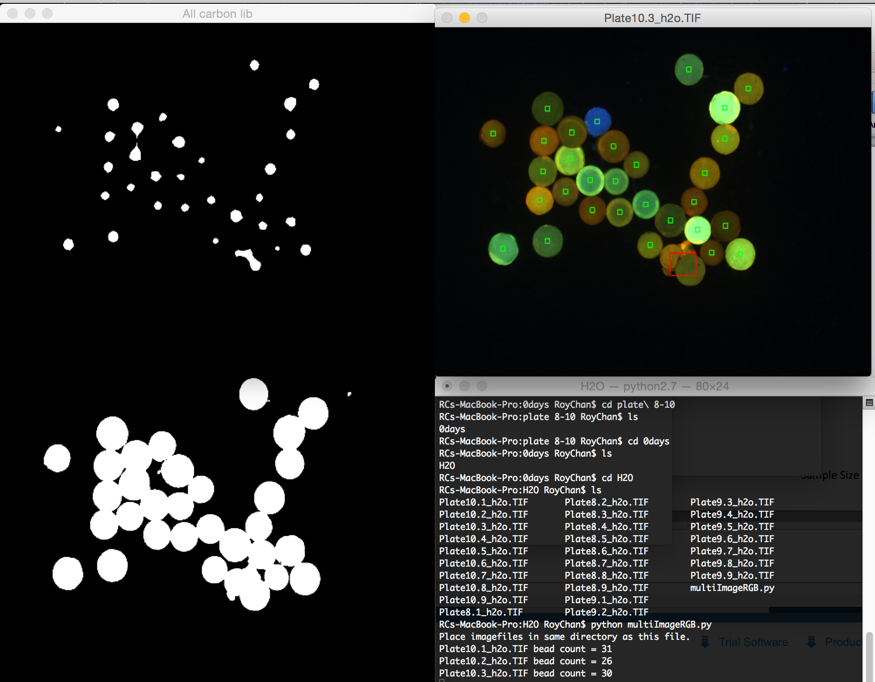
#> input picture allcarbonlib.png, 875 x 682 px
$ python pickbeadcsv.py ../allcarbonlib.png ../beadoverlap.png   (Python 2 division)   (older library calls are emulated)
#> lines starting #> are read from the running program, lines starting #| are printed output that depends on the picture; after the words box and inside, x2 and y2 are one past the last pixel; in counts of white or black regions, pixels touching at a corner belong together
#Instructions: OpenCV3 installation required
#Put 2 ODF images in same folder
#input in command line: python pickbead.py firstImageName.TIF secondImageName.TIF
#Data will be saved in .csv file

import sys
sys.path.append('/usr/local/Cellar/opencv/2.4.11_1/lib/python2.7/site-packages')
import numpy as np
import cv2
import copy
import csv

BEAD_AREA_BEFORE = 50
BEAD_AREA_AFTER = 50

#input in command line: python pickbead.py firstImage.TIF secondImage.TIF
if len(sys.argv) == 1:
	img =cv2.imread('YYYYbefore.TIF')
	img2 =  cv2.imread("YYYYafter.TIF")
else:
	img =cv2.imread(str(sys.argv[1]))
#> img is the input picture: shape (682, 875, 3); mean B, G, R 36.8, 39.5, 38.2
	img2 =  cv2.imread(str(sys.argv[2]))
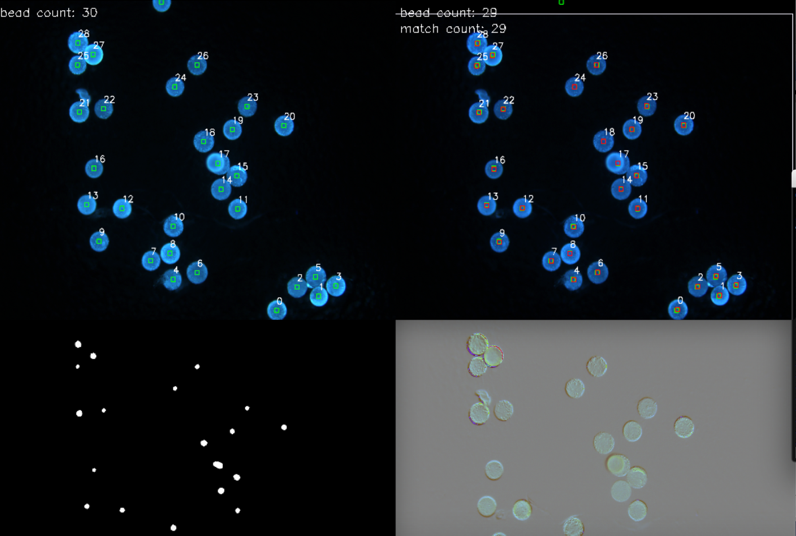
#> input picture beadoverlap.png, 796 x 536 px
#> img2 is the input picture: shape (536, 796, 3); mean B, G, R 38.6, 34.4, 29.2

img_gray = cv2.cvtColor(img, cv2.COLOR_BGR2GRAY)


img2_gray = cv2.cvtColor(img2,cv2.COLOR_BGR2GRAY)

####This part aligns images

# Find size of image1
sz = img.shape
#> sz = (682, 875, 3)

# Define the motion model
warp_mode = 0 #warp_mode == cv2.MOTION_TRANSLATION

# Define 2x3 or 3x3 matrices and initialize the matrix to identity
if warp_mode == 3: #warp_mode == cv2.MOTION_HOMOGRAPHY
	warp_matrix = np.eye(3, 3, dtype=np.float32)
else :
	warp_matrix = np.eye(2, 3, dtype=np.float32)

# Specify the number of iterations.
number_of_iterations = 5000;


# Specify the threshold of the increment
# in the correlation coefficient between two iterations
termination_eps = 1e-10;

# Define termination criteria
criteria = (cv2.TERM_CRITERIA_EPS | cv2.TERM_CRITERIA_COUNT, number_of_iterations,  termination_eps)

# Run the ECC algorithm. The results are stored in warp_matrix. (only works in opencv3)
(cc, warp_matrix) = cv2.findTransformECC (img_gray,img2_gray,warp_matrix, warp_mode, criteria)
#> cc = 0.126; warp_matrix = [[1, 0, -42.58], [0, 1, -9.61]]

#make a copy of image2 for grey bounding box to show translation
img2boxed = img2.copy()
cv2.rectangle(img2boxed, (0,0), (img2boxed.shape[1]-2,img2boxed.shape[0]-2),(255,240,245),2)
#> img2boxed: shape (536, 796, 3); 1.55% of pixels changed, all inside (x1, y1, x2, y2) = (0, 0, 796, 536)

if warp_mode == cv2.MOTION_HOMOGRAPHY :
	# Use warpPerspective for Homography
	img2_aligned = cv2.warpPerspective (img2, warp_matrix, (sz[1],sz[0]), flags=cv2.INTER_LINEAR + cv2.WARP_INVERSE_MAP)

else :
	# Use warpAffine for Translation, Euclidean and Affine
	img2_aligned = cv2.warpAffine(img2, warp_matrix, (sz[1],sz[0]), flags=cv2.INTER_LINEAR + cv2.WARP_INVERSE_MAP)
	img2_alignedboxed = cv2.warpAffine(img2boxed, warp_matrix, (sz[1],sz[0]), flags=cv2.INTER_LINEAR + cv2.WARP_INVERSE_MAP) #boxed image2 to show translation


img2_aligned_gray = cv2.cvtColor(img2_aligned,cv2.COLOR_BGR2GRAY)

##### End of image alignment ######

img1prestine = img.copy()
img2alignedprestine = img2_aligned.copy()

####this part creates gray difference image####
img128first = img.copy()
img128second = img2_aligned.copy()
difference128 = img128first - img128second +128
resizedX = cv2.resize(difference128,(500,400))
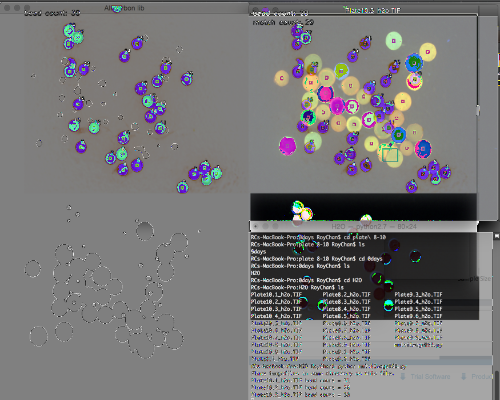
#> resizedX: shape (400, 500, 3); mean B, G, R 119.6, 119, 120.2
cv2.imshow('difference image', resizedX)
cv2.moveWindow('difference image',500,400)
###end of grey image creation####

#####This part picks out bead centers for first image####
ret, thresh = cv2.threshold(img_gray,0,255,cv2.THRESH_BINARY+cv2.THRESH_OTSU)
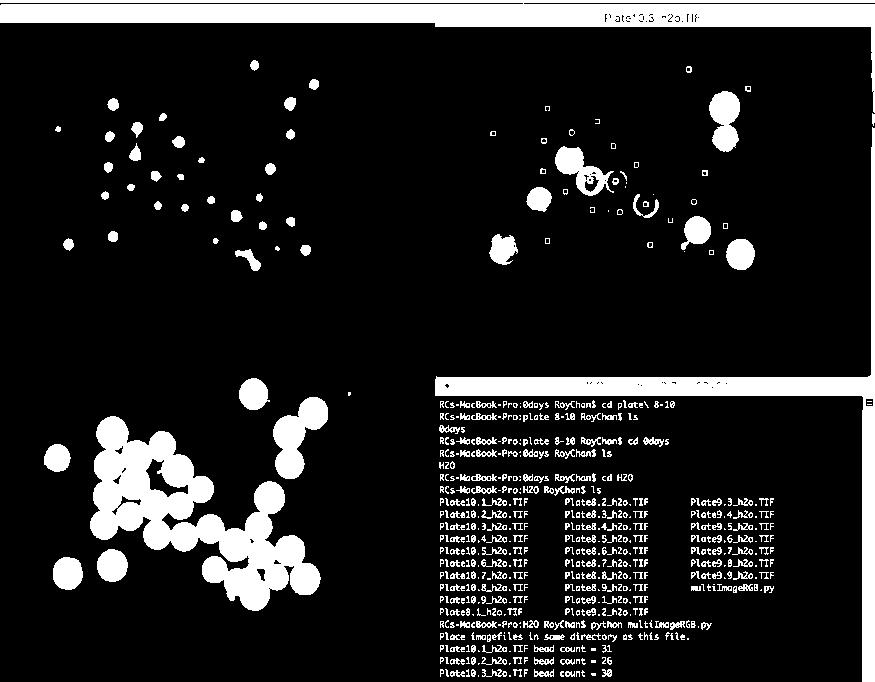
#> thresh: shape (682, 875); 13.4% white; 657 white regions (340 under 20 px), largest, box (x1, y1, x2, y2) and area: (0, 0, 875, 113) 21147, (90, 416, 321, 611) 17642, (435, 127, 875, 682) 12957
#> ret = 112

# noise removal
kernel = np.ones((3,3),np.uint8)
noiselessimg = cv2.morphologyEx(thresh,cv2.MORPH_OPEN,kernel, iterations = 2)
#> noiselessimg: shape (682, 875); 10.6% white; 47 white regions, largest, box (x1, y1, x2, y2) and area: (0, 4, 875, 91) 18231, (90, 416, 320, 611) 17595, (435, 128, 875, 399) 9320

# sure background area
#sure_bg = cv2.dilate(noiselessimg,kernel,iterations=3)

# Finding sure foreground area
#dist_transform = cv2.distanceTransform(noiselessimg,cv2.DIST_L2,5)
dist_transform = cv2.distanceTransform(noiselessimg,2,5)
ret, sure_fg = cv2.threshold(dist_transform,0.7*dist_transform.max(),255,0)
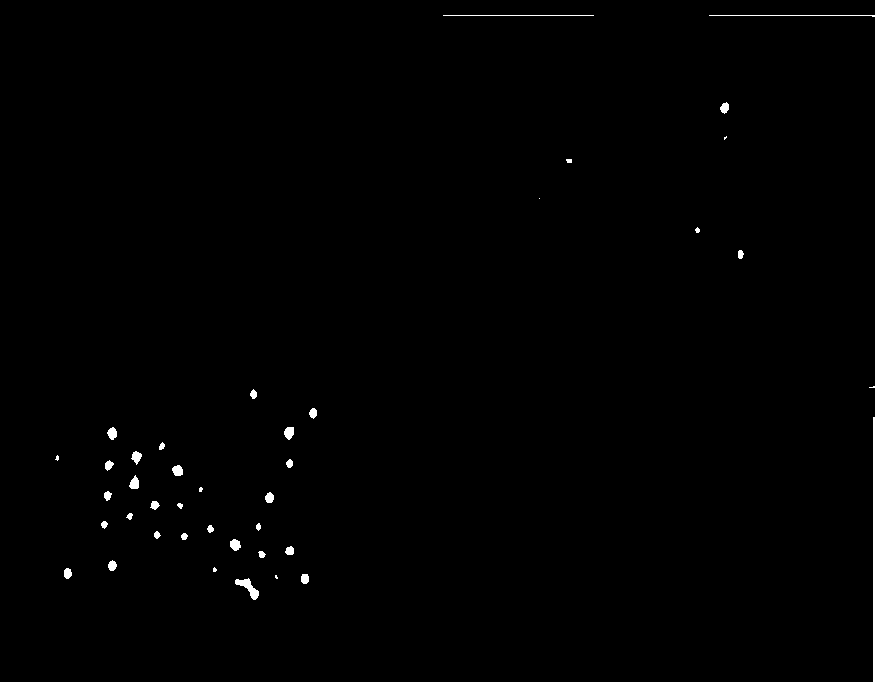
#> sure_fg: shape (682, 875) float32; 0.48% white; 41 white regions (7 under 20 px), largest, box (x1, y1, x2, y2) and area: (873, 417, 875, 682) 530, (235, 578, 259, 600) 211, (709, 15, 875, 17) 169
#> ret = 11.33

# Finding unknown region
sure_fg = np.uint8(sure_fg)
#> sure_fg: shape (682, 875); 0.48% white; 41 white regions (7 under 20 px)
sure_fg_copy = copy.deepcopy(sure_fg)
#unknown = cv2.subtract(sure_bg,sure_fg)

_, contours, hierarchy = cv2.findContours( sure_fg_copy,cv2.RETR_LIST, cv2.CHAIN_APPROX_SIMPLE)
#> contours = 41 contours, 12 with area under 20; largest, box (x1, y1, x2, y2) and area: (873, 417, 875, 682) 264, (235, 578, 259, 600) 178, (284, 427, 294, 440) 84, (230, 539, 241, 551) 80, (129, 475, 139, 489) 79
#print("count =%i", len(contours))

beadcountbefore = 0
for i, contour in enumerate(contours):
	if cv2.contourArea(contour) > BEAD_AREA_BEFORE :
	   #area = cv2.contourArea(contour)
	   #print("area =%i", area)
	   M = cv2.moments(contour)
	   #calculate centroid
	   #http://opencv-python-tutroals.readthedocs.org/en/latest/py_tutorials/py_imgproc/py_contours/py_contour_features/py_contour_features.html
	   cx = int(M['m10']/M['m00'])
	   cy = int(M['m01']/M['m00'])
	   #print("x= %i, y= %i", cx, cy)
	   cv2.rectangle(img, (cx-7, cy-7), (cx+7, cy+7), (0, 255, 0), 2)
	   cv2.rectangle(img2_alignedboxed, (cx-7, cy-7), (cx+7, cy+7), (0, 255, 0), 2)
	   beadcountbefore += 1
#> this loop made 41 passes
#> (contour, cx, cy) on pass 30: ([[873, 417], [873, 681], [874, 681], [874, 417]], 873, 549)
#> (cx, cy) on passes 1, 3, 4, 6, 8, 9: (248, 587), (304, 578), (67, 573), (111, 565), (289, 550), (234, 544)
#> after the loop, beadcountbefore = 16


######End of bead center picking for first image #######

#####This part picks out bead centers for second image####
ret2, thresh2 = cv2.threshold(img2_aligned_gray,0,255,cv2.THRESH_BINARY+cv2.THRESH_OTSU)
#> thresh2: shape (682, 875); 18% white; 91 white regions (12 under 20 px), largest, box (x1, y1, x2, y2) and area: (438, 306, 839, 546) 86212, (330, 273, 388, 316) 1340, (731, 272, 789, 315) 1294
#> ret2 = 62

# noise removal
kernel = np.ones((3,3),np.uint8)
noiselessimg2 = cv2.morphologyEx(thresh2,cv2.MORPH_OPEN,kernel, iterations = 2)
#> noiselessimg2: shape (682, 875); 17.4% white; 53 white regions, largest, box (x1, y1, x2, y2) and area: (438, 309, 839, 546) 86198, (330, 274, 388, 316) 1304, (731, 274, 789, 315) 1232

# Finding sure foreground area
#dist_transform = cv2.distanceTransform(noiselessimg,cv2.DIST_L2,5)
dist_transform2 = cv2.distanceTransform(noiselessimg2,2,5)
ret2, sure_fg2 = cv2.threshold(dist_transform2,0.7*dist_transform.max(),255,0)
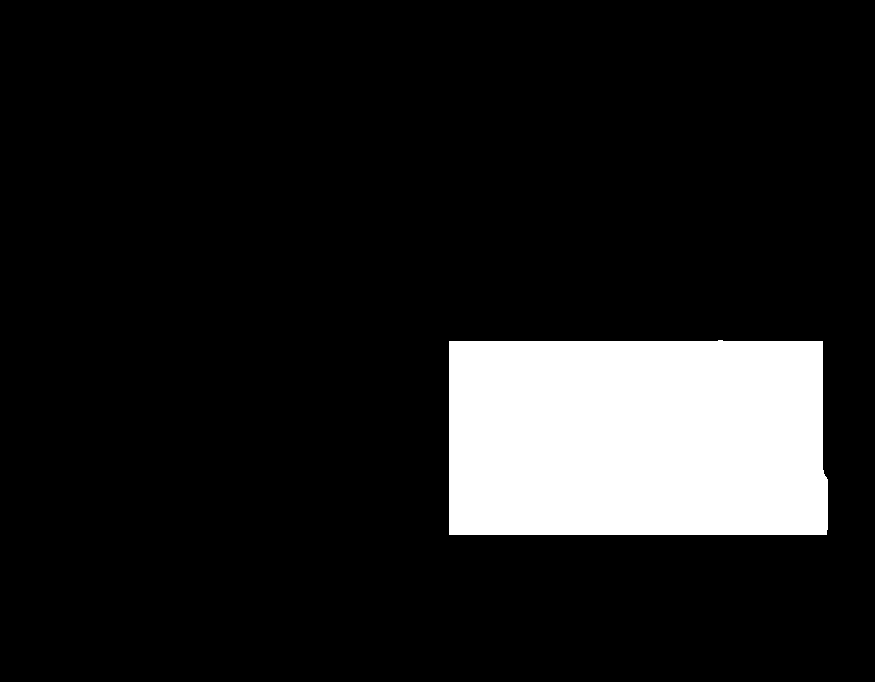
#> sure_fg2: shape (682, 875) float32; 12.2% white; 1 white region, box (x1, y1, x2, y2) and area: (449, 340, 828, 535) 72855
#> ret2 = 11.33

sure_fg2 = np.uint8(sure_fg2)
#> sure_fg2: shape (682, 875); 12.2% white; 1 white region

_, contours2, hierarchy = cv2.findContours( sure_fg2,cv2.RETR_LIST, cv2.CHAIN_APPROX_SIMPLE)
#> contours2 = 1 contour; box (x1, y1, x2, y2) and area: (449, 340, 828, 535) 72286
#print("count =%i", len(contours2))

beadcountafter = 0
for contour in contours2:
	if cv2.contourArea(contour) > BEAD_AREA_AFTER :
	   #area = cv2.contourArea(contour)
	   #print("area =%i", area)
	   M = cv2.moments(contour)
	   #calculate centroid
	   #http://opencv-python-tutroals.readthedocs.org/en/latest/py_tutorials/py_imgproc/py_contours/py_contour_features/py_contour_features.html
	   cx = int(M['m10']/M['m00'])
	   cy = int(M['m01']/M['m00'])
	   #print("x= %i, y= %i", cx, cy)
	   cv2.rectangle(img2_alignedboxed, (cx-7, cy-7), (cx+7, cy+7), (0, 0, 255), 2)
	   beadcountafter += 1
#> this loop made 1 pass
#> (cx, cy, beadcountafter) on pass 1: (636, 437, 1)
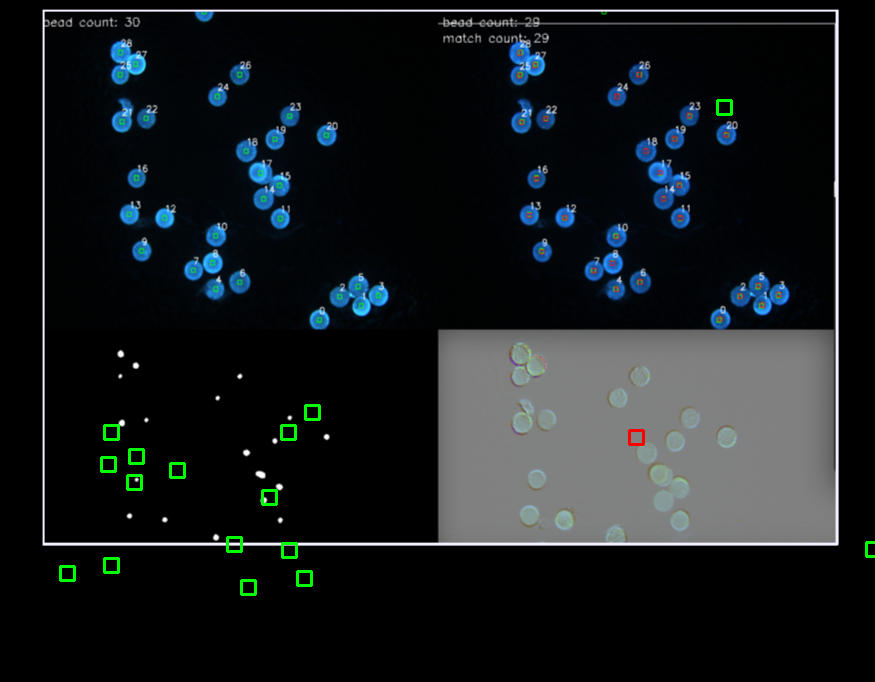
#> img2_alignedboxed: shape (682, 875, 3); mean B, G, R 30, 27.9, 23.3
#> after the loop, beadcountafter = 1
######End of bead center picking for second image #######

##### this part checks for bounding box overlap before and after#####

mask = np.zeros(img.shape[:2], np.uint8)
#blank_image = np.zeros((0,0,3), np.uint8)

matchingBeadCount = 0

csvdata = ()
csvlabel = ('BeadNumBefore', 'R', 'G', 'B', 'BeadNumAfter', 'R', 'G', 'B', 'deltaR', 'deltaG', 'deltaB')
csvdata = csvdata + (csvlabel,)

length = len(csvdata[0])

for i, c1 in enumerate(contours):
	if cv2.contourArea(c1) > BEAD_AREA_BEFORE:
		M1 = cv2.moments(c1)
		c1x = int(M1['m10']/M1['m00'])
		c1y = int(M1['m01']/M1['m00'])
		for j, c2 in enumerate(contours2):
			if cv2.contourArea(c2) > BEAD_AREA_AFTER:
				M2 = cv2.moments(c2)
				c2x = int(M2['m10']/M2['m00'])
				c2y = int(M2['m01']/M2['m00'])
				dist = np.sqrt((c1x-c2x)**2 + (c1y-c2y)**2)
				if dist < 20:
					matchingBeadCount += 1


					img1cropsquare = img1prestine[(c1y -7 ):(c1y + 7),(c1x -7 ):(c1x + 7) ]
					mean1 = cv2.mean(img1cropsquare)

					img2cropsquare = img2alignedprestine[(c2y-7):(c2y+7), (c2x-7):(c2x+7)]
					mean2 = cv2.mean(img2cropsquare)

					deltaR = mean2[2] - mean1[2]
					deltaG = mean2[1] - mean1[1]
					deltaB = mean2[0] - mean1[0]

					# [5 lines of commented-out code are left out]

					print "[bead %i before] & [bead %i after]: R %.2f, G %.2f, B %.2f" % (i,j, deltaR, deltaG, deltaB )
					cv2.putText(img,str(i), (c1x , c1y - 20), cv2.FONT_HERSHEY_SIMPLEX, 1, (255,255,255),2) #number text for each bead
					cv2.putText(img2_alignedboxed,str(j), (c2x , c2y - 20), cv2.FONT_HERSHEY_SIMPLEX, 1, (255,255,255),2) #number text for each bead
					# [6 lines of commented-out code are left out]


					newbeaddatarow = (i, mean1[2], mean1[1], mean1[0], j, mean2[2], mean2[1], mean2[0], deltaR, deltaG, deltaB)
					csvdata = csvdata + (newbeaddatarow,)
#> this loop made 41 passes
#> (c1x, c1y) on passes 1, 3, 4, 6, 8, 9, 18, 21, 22, 23, 26, 28: (248, 587), (304, 578), (67, 573), (111, 565), (289, 550), (234, 544), (269, 497), (134, 482), (177, 470), (108, 464), (136, 456), (288, 432)
#> after the loop, csvdata = (('BeadNumBefore', 'R', 'G', 'B', 'BeadNumAfter', 'R', 'G', 'B', 'deltaR', 'deltaG', 'deltaB'),); matchingBeadCount = 0

# [12 lines of commented-out code are left out]
resizedfgcopy = cv2.resize(sure_fg,(500,400))
cv2.imshow('sure_fg bead centers',resizedfgcopy)
cv2.moveWindow('sure_fg bead centers',0,400)

totalcount = "bead count: %r"
matchcount = "match count: %r"


#combinedimg= np.concatenate((img, img2alignedprestine), axis=1)
combinedimg= np.concatenate((img, img2_alignedboxed), axis=1)
resizedimg = cv2.resize(combinedimg,(1000,400))

height, width, channels = resizedimg.shape
#> height = 400; width = 1000; channels = 3
cv2.putText(resizedimg,totalcount % beadcountbefore, (5,20), cv2.FONT_HERSHEY_SIMPLEX, 0.5, (255,255,255),1)
cv2.putText(resizedimg,totalcount % beadcountafter, (width/2+5,20), cv2.FONT_HERSHEY_SIMPLEX, 0.5, (255,255,255),1)
cv2.putText(resizedimg,matchcount % matchingBeadCount, (width/2+5,40), cv2.FONT_HERSHEY_SIMPLEX, 0.5, (255,255,255),1)
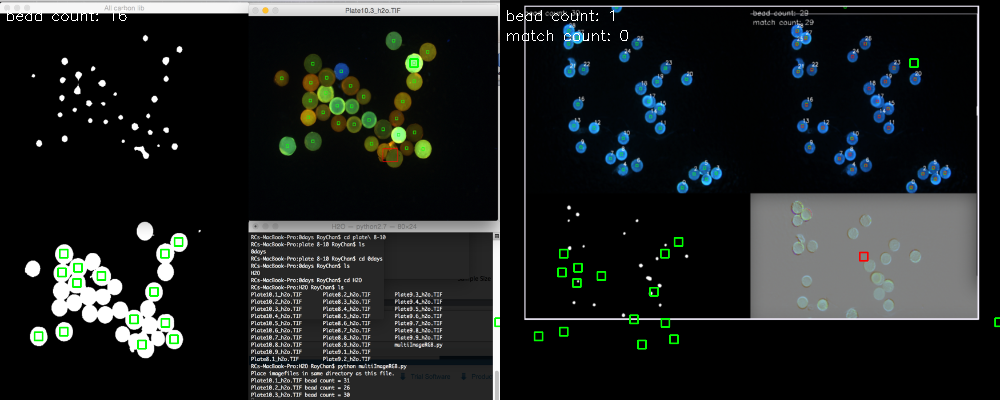
#> resizedimg: shape (400, 1000, 3); mean B, G, R 33.2, 34, 30.5
cv2.imshow('Image match overlap',resizedimg)
cv2.moveWindow('Image match overlap',0,0)


#make csv file here
with open('beaddata.csv', 'w') as fp:
    a = csv.writer(fp, delimiter=',')
    a.writerows(csvdata)

####

cv2.waitKey(0)
cv2.destroyAllWindows()
